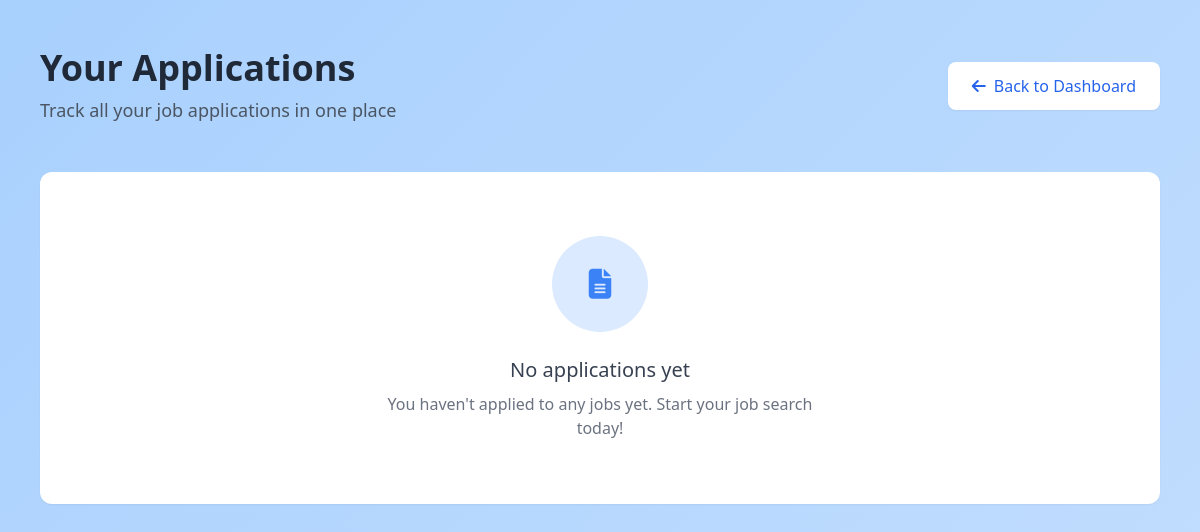
The page /jobs/applications/ (signed in) on the database as committed earlier.
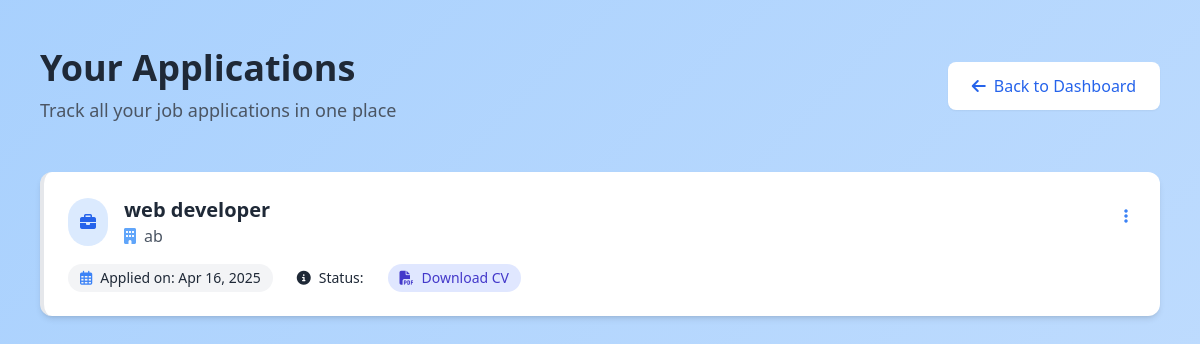
The same page on the database as committed later.
### jobs/models.py (models this page shows, shortened)
class JobApplication(models.Model):
    job = models.ForeignKey(JobPosting, on_delete=models.CASCADE, related_name='applications')
    applicant = models.ForeignKey(User, on_delete=models.CASCADE, related_name='applications')
    applied_on = models.DateTimeField(auto_now_add=True)
    status = models.CharField(max_length=50, choices=[
        ('pending', 'Pending'),
        ('accepted', 'Accepted'),
        ('rejected', 'Rejected'),
        ('interview_scheduled', 'Interview Scheduled'),
        ('offer_made', 'Offer Made'),
    ])
    cv = models.FileField(upload_to='cvs/', blank=True, null=True)

class JobPosting(models.Model):
    organization = models.ForeignKey(Organization, on_delete=models.CASCADE, related_name='job_postings')
    title = models.CharField(max_length=255)
    description = models.TextField()
    required_qualifications = models.TextField()
    required_skills = models.ManyToManyField(Skill, blank=True)  # Use the same Skill model
    location = models.CharField(max_length=100)
    posted_on = models.DateTimeField(auto_now_add=True)
    application_deadline = models.DateTimeField()
    job_post_image = models.ImageField(upload_to='job_images/', blank=True, null=True)
    posted_by = models.ForeignKey(User,on_delete=models.SET_NULL,null=True,related_name='posted_jobs')

### organizations/models.py (models this page shows, shortened)
class Organization(models.Model):
    user = models.OneToOneField(User, on_delete=models.CASCADE)
    name = models.CharField(max_length=255)
    description = models.TextField(blank=True, null=True)
    website = models.URLField()
    registration_number = models.CharField(max_length=100)
    profile_image = models.ImageField(upload_to='profile_images/', blank=True, null=True)
    banner_image = models.ImageField(upload_to='banner_images/', blank=True, null=True)
    created_at = models.DateTimeField(auto_now_add=True)
    updated_at = models.DateTimeField(auto_now=True)
    is_verified = models.BooleanField(default=False)  # New verification field

### jobs/views.py (the view)
# urls.py: path('applications/', user_job_applications, name='user_job_applications'),
@login_required
def user_job_applications(request):
    applications = JobApplication.objects.filter(applicant=request.user)
    return render(request, 'jobs/job_application_list.html', {'applications': applications})

### jobs/templates/jobs/job_application_list.html (shortened to what the changed rows need)
{% load static tailwind_tags %}
<!DOCTYPE html>
<html lang="en">
<head>
    {% tailwind_css %}
    <link href="https://cdnjs.cloudflare.com/ajax/libs/font-awesome/6.4.0/css/all.min.css" rel="stylesheet">
</head>
<body class="bg-animate min-h-screen font-sans antialiased text-gray-800">
    <div class="container mx-auto px-4 py-12 max-w-6xl">
        <div class="flex justify-between items-center mb-12 animate-fadeIn">
            <div>
                <h1 class="text-4xl font-bold text-gray-800 mb-2">Your Applications</h1>
            </div>
        </div>
        <div class="space-y-6">
            {% if applications %}
                {% for application in applications %}
                <div class="application-card opacity-0 delay-{% cycle '100' '200' '300' %} bg-white rounded-xl p-6 shadow-md border-l-4
                    {% if application.status == 'Rejected' %}border-red-400{% endif %}">
                    <div class="flex flex-col md:flex-row md:justify-between md:items-start gap-4">
                        <div class="flex-1">
                            <div class="flex items-center space-x-4 mb-3">
                                <div class="bg-blue-100 p-3 rounded-full">
                                    <i class="fas fa-briefcase text-blue-600"></i>
                                </div>
                                <div>
                                    <h3 class="text-xl font-bold text-gray-800">{{ application.job.title }}</h3>
                                    <p class="text-gray-600 flex items-center">
                                        <i class="fas fa-building mr-2 text-blue-400"></i>
                                        {{ application.job.organization.name }}
                                    </p>
                                </div>
                            </div>
                            <div class="flex flex-wrap gap-3 mt-4">
                                <div class="flex items-center text-sm bg-gray-100 px-3 py-1 rounded-full">
                                    <i class="far fa-calendar-alt mr-2 text-blue-500"></i>
                                    <span>Applied on: {{ application.applied_on|date:"M d, Y" }}</span>
                                </div>
                                <div class="flex items-center text-sm px-3 py-1 rounded-full
                                    {% if application.status == 'Rejected' %}status-rejected{% endif %}">
                                    <i class="fas fa-info-circle mr-2"></i>
                                    <span>Status: {{ application.status }}</span>
                                </div>
                                {% if application.cv %}
                                <a href="{{ application.cv.url }}" class="flex items-center text-sm bg-indigo-100 hover:bg-indigo-200 text-indigo-700 px-3 py-1 rounded-full transition-colors">
                                    <i class="fas fa-file-pdf mr-2"></i>
                                    <span>Download CV</span>
                                </a>
                                {% endif %}
                            </div>
                        </div>
                        <div class="flex space-x-3">
                            <button class="p-2 text-blue-500 hover:text-blue-700 transition-colors">
                                <i class="fas fa-ellipsis-v"></i>
                            </button>
                        </div>
                    </div>
                </div>
                {% endfor %}
            {% else %}
                <div class="text-center py-16 bg-white rounded-xl shadow-sm animate-fadeIn">
                    <div class="mx-auto w-24 h-24 bg-blue-100 rounded-full flex items-center justify-center mb-6">
                        <i class="fas fa-file-alt text-blue-500 text-3xl"></i>
                    </div>
                    <h3 class="text-xl font-medium text-gray-700 mb-2">No applications yet</h3>
                    <p class="text-gray-500 max-w-md mx-auto">You haven't applied to any jobs yet. Start your job search today!</p>
                </div>
            {% endif %}
        </div>
    </div>
</body>
</html>

Rows that differ between the two databases and show on the page:
added JobApplication: job "web developer", job.organization.name "ab", applied_on "Apr 16, 2025"
Other text that changed with them:
text no longer shown: "No applications yet You haven't applied to any jobs yet. Start your job search today!"
